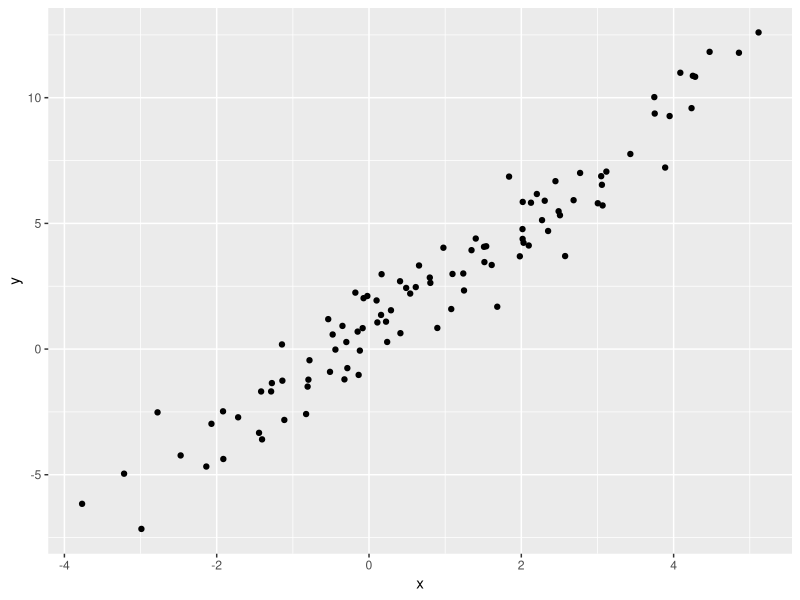

Reproduce this figure in R.
## ---- chunk 1
library(tidyverse)
## ---- chunk 2
plot_df=
  tibble(
    x=rnorm(100, mean=1, sd=2), 
    y= 1+2*x+ rnorm(100)
  )
## ---- chunk 3
plot_df |> 
  ggplot(aes(x=x, y=y)) +
  geom_point()
